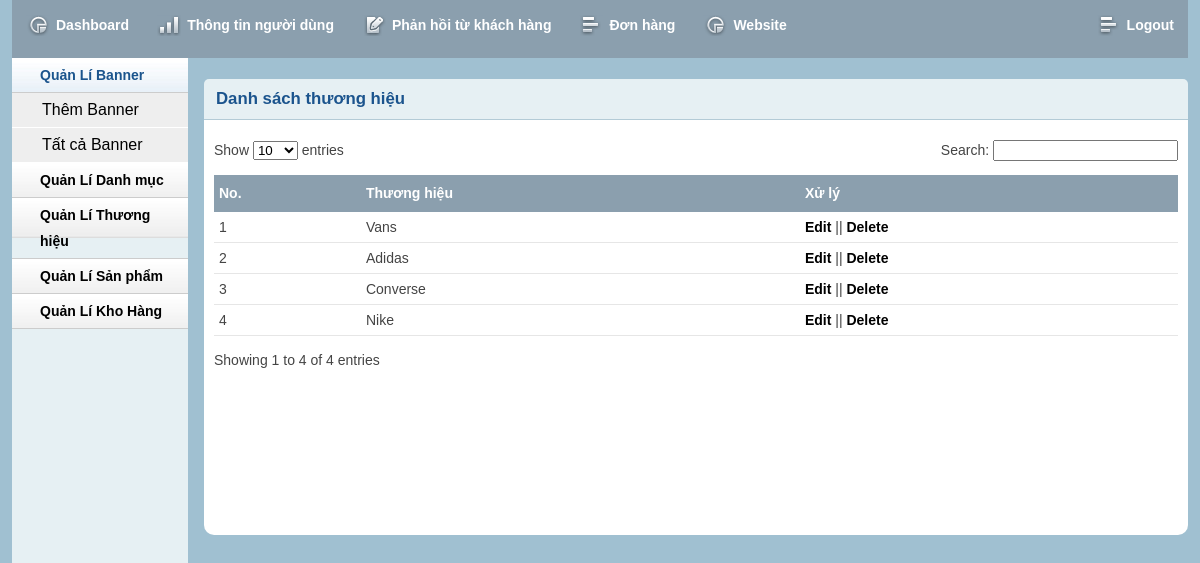
Screenshot of /web_mvc/admin/brandlist.php (signed in) with the database file from the repository.
### tables this page shows
CREATE TABLE `tbl_brand` (
  `brandId` int(11) NOT NULL,
  `brandName` varchar(255) NOT NULL
);

### web_mvc/lib/database.php (called while the page is built, shortened)
<?php
Class Database extends PDO{
   public $host   = DB_HOST;
   public $user   = DB_USER;
   public $pass   = DB_PASS;
   public $dbname = DB_NAME;
   public $link;
private function connectDB(){
   $this->link = new mysqli($this->host, $this->user, $this->pass,
    $this->dbname);
 }
public function select($query){
  $result = $this->link->query($query) or
   die($this->link->error.__LINE__);
  if($result->num_rows > 0){
    return $result;
  } else {
    return false;
  }
 }
}

### web_mvc/classes/brand.php (called while the page is built, shortened)
<?php
	$filepath = realpath(dirname(__FILE__));
	include_once ($filepath.'/../lib/database.php');
?>
<?php
	class brand
	{
		private $db;
		public function __construct()
		{
			$this->db = new Database();
		}
		public function show_brand()
		{
			$query = "SELECT * FROM tbl_brand order by brandId desc ";
			$result = $this->db->select($query);
			return $result;
		}
	}
 ?>

### web_mvc/admin/brandlist.php (the view, shortened to what this page needs)
<?php include 'inc/header.php';?>
<?php include 'inc/sidebar.php';?>
<?php include '../classes/brand.php';  ?>
<?php
    $brand = new brand();
 ?>
<div class="grid_10">
    <div class="box round first grid">
        <h2>Danh sách thương hiệu</h2>
        <div class="block">
            <table class="data display datatable" id="example">
                <thead>
                    <tr>
                        <th>No.</th>
                        <th>Thương hiệu</th>
                        <th>Xử lý</th>
                    </tr>
                </thead>
                <tbody>
                    <?php
							$show_brand = $brand -> show_brand();
							if($show_brand){
								$i = 0;
								while($result = $show_brand -> fetch_assoc()){
									$i++;
						?>
                    <tr class="odd gradeX">
                        <td><?php echo $i; ?></td>
                        <td><?php echo $result['brandName']; ?></td>
                        <td><a href="brandedit.php?brandid=<?php echo $result['brandId']; ?>">Edit</a> || <a
                                onclick="return confirm('Bạn có chắc chắn muốn xóa???')"
                                href="?delid=<?php echo $result['brandId'] ?>">Delete</a></td>
                    </tr>
                    <?php
							}
						}
						 ?>
                </tbody>
            </table>
        </div>
    </div>
</div>
<?php include 'inc/footer.php';?>

### web_mvc/admin/css/layout.css (style rules this page uses)
body { background: #fff none repeat scroll 0 0; color: #444; font-size: 14px; padding: 0; }
a { color: #000; font-weight:bold; text-decoration: none; }
h1, h2, h3, h4, h5, h6 { line-height:1.2em; margin-bottom:.3em; }
h2 { margin-top:1em; }
.box { background:#fff; margin-bottom:20px; padding:10px 10px 10px 10px; margin-left:-8px; }
.box.grid { padding-bottom:40px; }
.box.round { -moz-border-radius: 5px 5px 0px 0px; -webkit-border-radius: 5px 5px 0px 0px; border-radius: 10px 10px }
.box h2 { font-size:1.2em; font-weight:bold; color:#1B548D; background:#E6F0F3; margin:-10px -10px 0 -10px; padding:10px 12px; border-bottom:1px solid #B3CBD6; -moz-border-radius: 5px 5px 0px 0px; -webkit-border-radius: 5px 5px 0px 0px; border-radius: 5px 5px 0px 0px; }
.box.first { min-height: 406px; }
.block { padding-top:20px; }
.block { padding-bottom:1px; }
table.display { margin: 0 auto; clear: both; width: 100%; }
table#example th { background: #8b9fae !important; }
.sorting_asc { background: #cf4a45 url(../img/table/sort_asc.png) no-repeat center right; padding:8px 5px; text-align:left; color:#fff; }
.sorting { background:#8f8f8f url(../img/table/sort_both.png) no-repeat center right; padding:8px 5px; text-align:left; color:#fff; }
tr.odd { height: 30px; line-height: 30px; border-bottom:1px solid #e6e6e6; }
tr.even { height: 30px; line-height: 30px; border-bottom:1px solid #e6e6e6; }
tr.odd td, tr.even td { padding-left:5px; }

### rows the page displays
tbl_brand: brandName "Vans"
tbl_brand: brandName "Adidas"
tbl_brand: brandName "Converse"
tbl_brand: brandName "Nike"
